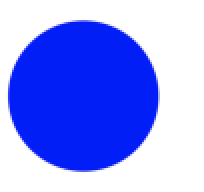
#> input picture images/circle.png, 204 x 192 px
$ python -i shape.py   (imports and definitions only)
#> lines starting #> are read from the running program, lines starting #| are printed output that depends on the picture; after the words box and inside, x2 and y2 are one past the last pixel; in counts of white or black regions, pixels touching at a corner belong together
#> further down, picture is the input picture: shape (192, 204, 3); mean B, G, R 250.4, 152.5, 139.1
import cv2
import numpy as np
from matplotlib import pyplot as plt

# reading image


def findShape(img):
    imgGry = cv2.cvtColor(img, cv2.COLOR_BGR2GRAY)
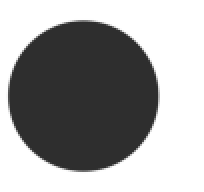
#> imgGry: shape (192, 204); min 46, max 255, mean 159.9

    ret , thrash = cv2.threshold(imgGry, 240 , 255, cv2.CHAIN_APPROX_NONE)
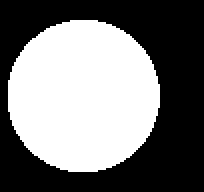
#> thrash: shape (192, 204); 46.8% white; 1 white region
    contours , hierarchy = cv2.findContours(thrash, cv2.RETR_TREE, cv2.CHAIN_APPROX_NONE)
#> contours = 1 contour; box (x1, y1, x2, y2) and area: (8, 20, 160, 172) 18064

    shapes = []

    for contour in contours:
        approx = cv2.approxPolyDP(contour, 0.01* cv2.arcLength(contour, True), True)
        cv2.drawContours(img, [approx], 0, (0, 0, 0), 5)
        x = approx.ravel()[0]
        y = approx.ravel()[1] - 5
        if len(approx) == 3:
            cv2.putText( img, "Triangle", (x, y), cv2.FONT_HERSHEY_COMPLEX, 0.5, (0, 0, 0) )
        elif len(approx) == 4 :
            x, y , w, h = cv2.boundingRect(approx)
            aspectRatio = float(w)/h
            #print(aspectRatio)
            if aspectRatio >= 0.95 and aspectRatio < 1.05:
                shapes += ['square']


            else:
                shapes += ['rectangle']

        elif len(approx) == 5 :
            shapes += ['pentagon']
        elif len(approx) == 10 :
            shapes += ['star']
        else:
            shapes += ['circle']
#> this loop made 1 pass
#> shapes on pass 1: ['circle']
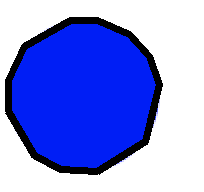
#> img: shape (192, 204, 3); 8.55% of pixels changed, all inside (x1, y1, x2, y2) = (5, 17, 163, 175)

    return shapes

>>> import cv2
>>> picture = cv2.imread('images/circle.png')
>>> result = findShape(picture)
#> result = ['circle']

$ run again, on images/cirkels.png
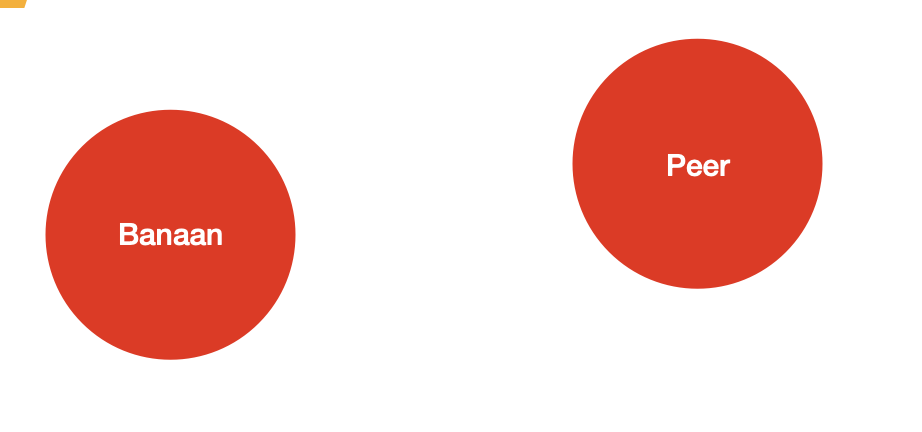
#> input picture images/cirkels.png, 922 x 432 px
#> picture is the input picture: shape (432, 922, 3); mean B, G, R 202.4, 207.5, 246.3
#> in findShape, `ret , thrash = cv2.threshold(imgGry, 240 , 255, cv2.CHAIN_APPROX_NONE)`:
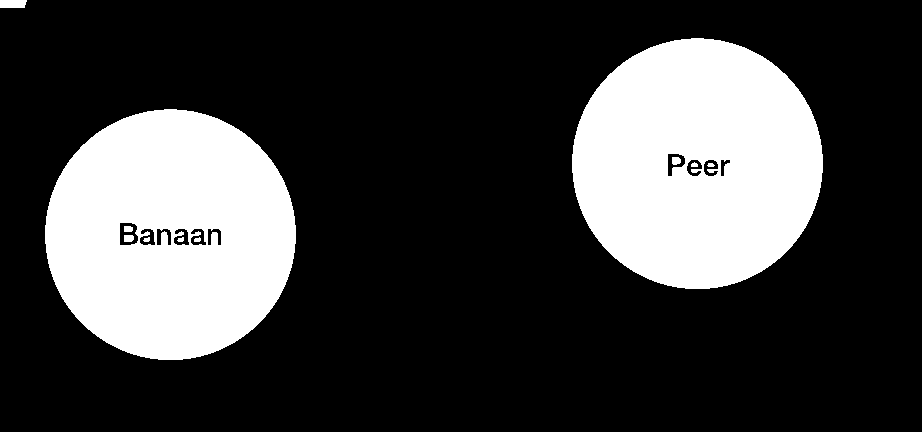
#> thrash: shape (432, 922); 24.5% white; 11 white regions
#> contours = 21 contours, 5 with area under 20; largest, box (x1, y1, x2, y2) and area: (572, 38, 823, 289) 49046, (45, 109, 296, 360) 49044, (119, 222, 139, 246) 392, (667, 153, 686, 177) 275, (173, 228, 190, 246) 206
#> the loop in findShape, `for contour in contours:` made 21 passes
#> (approx, w, h, aspectRatio) on pass 21: ([[0, 7], [24, 7], [26, 0], [0, 0]], 27, 8, 3.38)
#> after the loop in findShape, `for contour in contours:`:
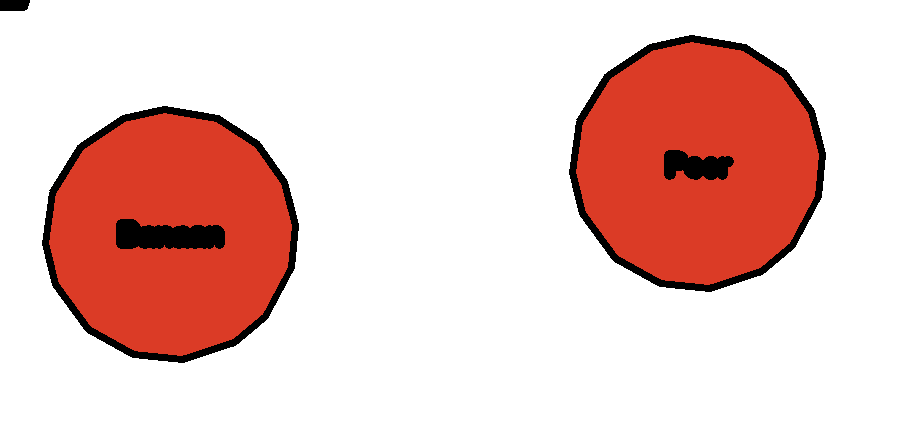
#> img: shape (432, 922, 3); 3.87% of pixels changed, all inside (x1, y1, x2, y2) = (0, 0, 826, 363)
#> result = ['circle', 'circle', 'circle', 'circle', 'circle', 'circle', 'circle', 'circle', 'circle', 'circle', 'circle', 'circle', 'circle', 'circle', 'circle', 'circle', 'circle', 'circle', 'circle', 'circle', 'rectangle']

$ run again, on images/driehoek.png
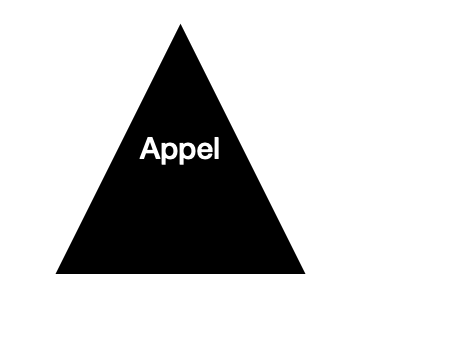
#> input picture images/driehoek.png, 472 x 364 px
#> picture is the input picture: shape (364, 472, 3); min 0, max 255, mean 209.8
#> in findShape, `ret , thrash = cv2.threshold(imgGry, 240 , 255, cv2.CHAIN_APPROX_NONE)`:
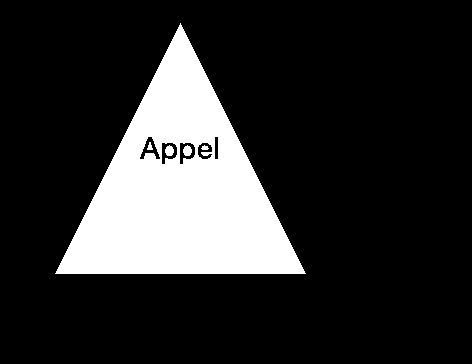
#> thrash: shape (364, 472); 17.9% white; 5 white regions
#> contours = 10 contours, 2 with area under 20; largest, box (x1, y1, x2, y2) and area: (55, 23, 306, 274) 31125, (179, 142, 196, 165) 266, (161, 142, 178, 165) 266, (139, 136, 161, 160) 238, (197, 142, 213, 160) 188, (214, 136, 219, 160) 90, (183, 145, 192, 156) 61, (165, 145, 174, 156) 61
#> the loop in findShape, `for contour in contours:` made 10 passes
#> shapes on passes 2 to 7: ['circle'], ['circle', 'circle'], ['circle', 'circle', 'circle'], ['circle', 'circle', 'circle', 'circle'], ['circle', 'circle', 'circle', 'circle', 'circle'], ['circle', 'circle', 'circle', 'circle', 'circle', 'circle']
#> after the loop in findShape, `for contour in contours:`:
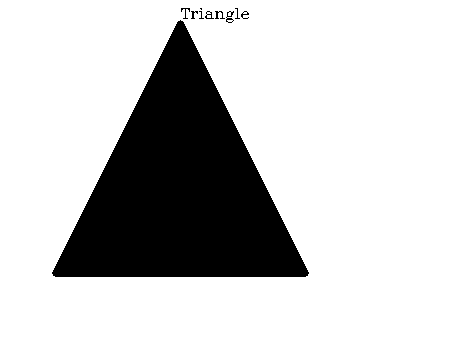
#> img: shape (364, 472, 3); 80.1% white; 10 black regions (3 under 20 px), largest, box (x1, y1, x2, y2) and area: (52, 20, 309, 277) 34031, (226, 11, 234, 23) 43, (215, 11, 225, 19) 35
#> result = ['circle', 'circle', 'circle', 'circle', 'circle', 'circle', 'circle', 'circle', 'circle']
